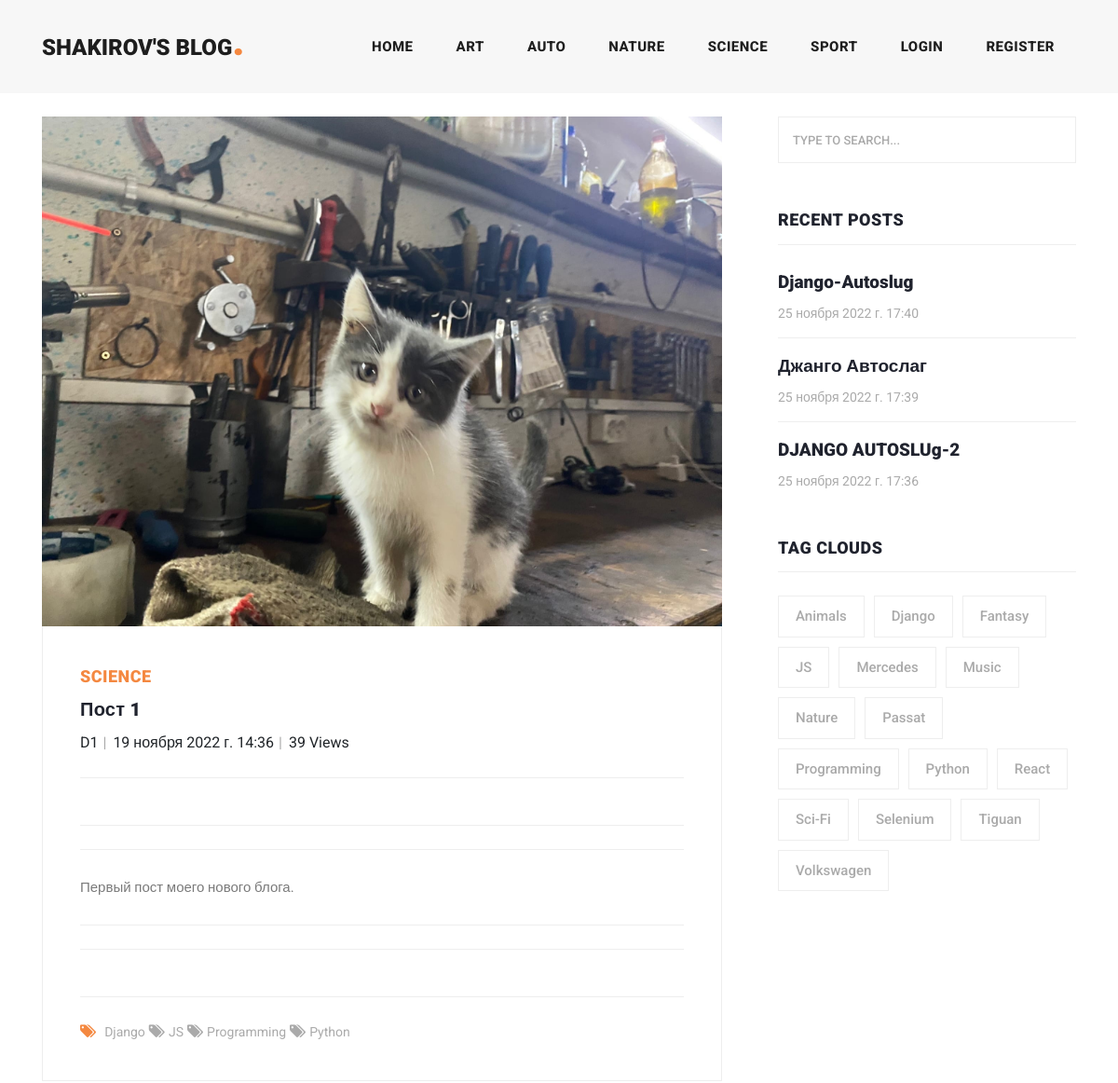
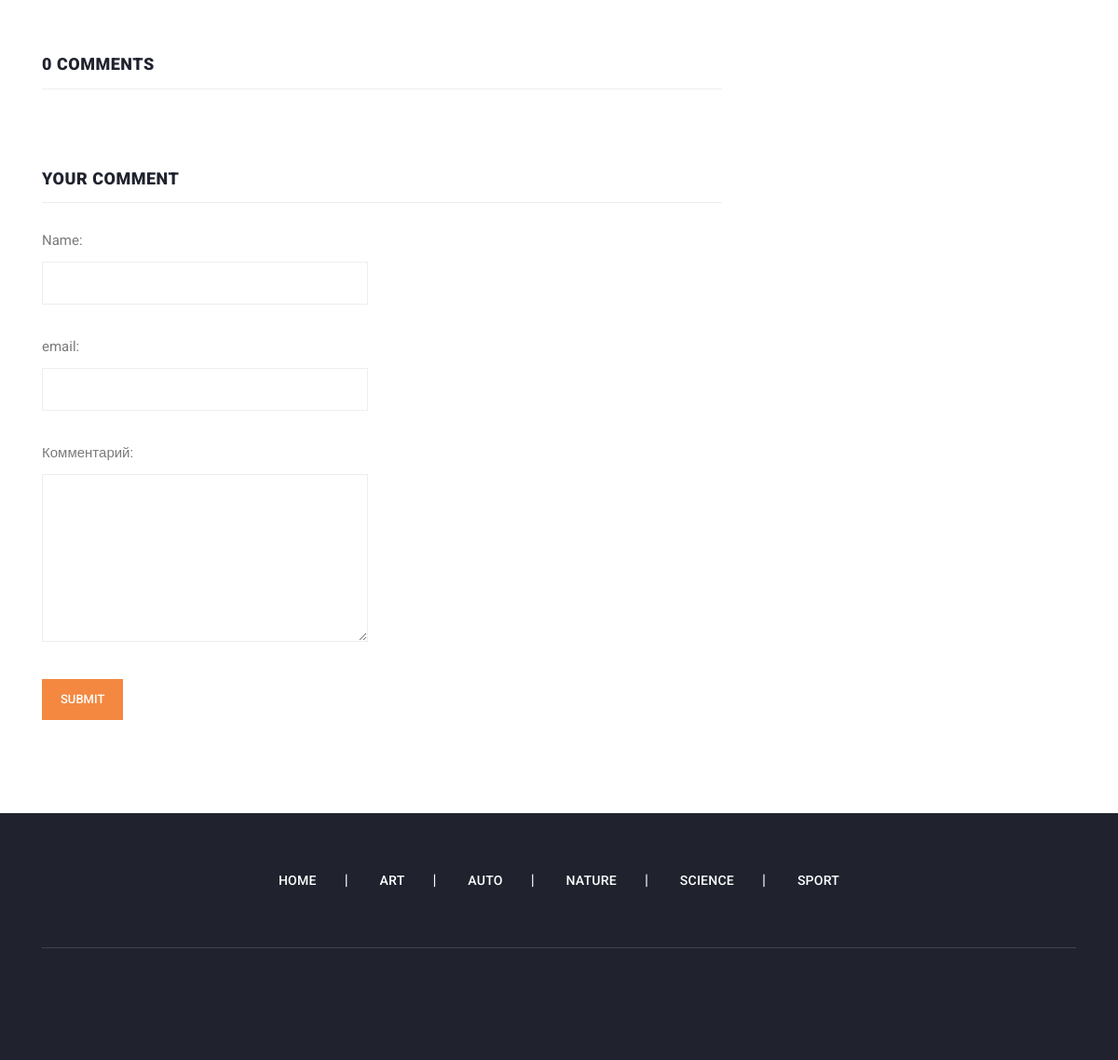
The page /post/post-1/ on the database its author committed (2 pictures, top to bottom).
### blog/models.py (models this page shows, shortened)
class Category(models.Model):
    title = models.CharField(max_length=150, verbose_name='Категория')
    slug = models.SlugField(max_length=250, verbose_name='URL', unique=True)
    def __str__(self):
        return self.title
    def get_absolute_url(self):
        return reverse('category', kwargs={'slug': self.slug})
    class Meta:
        ordering = ['title']
        verbose_name = 'Категория'
        verbose_name_plural = 'Категории'

class Post(models.Model):
    title = models.CharField(max_length=250, verbose_name='Заголовок')
    slug = AutoSlugField(populate_from='title', unique_with='created_at')
    author = models.CharField(max_length=250, verbose_name='Автор', blank=True)
    on_top = models.BooleanField(default=False, verbose_name='Закрепленная запись')
    photo = models.ImageField(verbose_name='Изображение', blank=True)
    content = CKEditor5Field('Текст', config_name='extends')
    created_at = models.DateTimeField(auto_now_add=True, verbose_name='Дата создания')
    views = models.IntegerField(default=0, verbose_name='Просмотров')
    category = models.ForeignKey(Category, on_delete=models.PROTECT, related_name='posts', verbose_name='Категория')
    tags = models.ManyToManyField(Tag, blank=True, related_name='posts', verbose_name='Теги')
    def __str__(self):
        return self.title
    def get_absolute_url(self):
        return reverse('post', kwargs={'slug': self.slug})
    class Meta:
        ordering = ['-on_top', '-created_at']
        verbose_name = 'Пост'
        verbose_name_plural = 'Посты'

class Tag(models.Model):
    title = models.CharField(max_length=150, verbose_name='Тег')
    slug = models.SlugField(max_length=250, verbose_name='URL', unique=True)
    def get_absolute_url(self):
        return reverse('tag', kwargs={'slug': self.slug})
    class Meta:
        ordering = ['title']
        verbose_name = 'Тег'
        verbose_name_plural = 'Теги'

### blog/views.py (the view, shortened to what this page needs)
# urls.py: path('post/<str:slug>/', GetPost.as_view(), name='post'),
class GetPost(DetailView, FormMixin):
    model = Post
    form_class = CommentForm
    template_name = 'blog/post-details.html'
    context_object_name = 'post'
    def get_context_data(self, **kwargs):
        context = super().get_context_data(**kwargs)
        context['title'] = Post.objects.get(slug=self.kwargs['slug'])
        context['form'] = self.get_form()
        self.object.views = F('views') + 1
        self.object.save()
        self.object.refresh_from_db()
        return context
    def post(self, request, *args, **kwargs):
        self.object = self.get_object()
        form = self.get_form()
        post = Post.objects.get(slug=self.object.slug)
        form.instance.post = post
        if form.is_valid():
            comment = form.save()
            comment.save()
            return self.form_valid(form)
        else:
            return self.form_invalid(form)

### blog/forms.py
class CommentForm(forms.ModelForm):
    name = forms.CharField(label ='Name', widget= forms.TextInput(attrs={'class': 'form_control'}))
    email = forms.EmailField(label='email', widget=forms.EmailInput(attrs={'class': 'form_control'}))
    content = forms.CharField(label='Комментарий', widget=forms.Textarea(attrs={'class': 'form_control'}))
    class Meta:
        model = Comment
        fields = ['name', 'email', 'content']

### blog/templatetags/menu.py (called while the page is built)
@register.inclusion_tag('blog/menu_tpl.html')
def show_menu(menu_class='collapse navbar-collapse'):
    categories = Category.objects.all()
    return {'categories': categories, 'menu_class': menu_class}

@register.inclusion_tag('blog/menu_tpl_footer.html')
def show_menu_footer(menu_class='container'):
    categories = Category.objects.all()
    return {'categories': categories, 'menu_class_footer': menu_class}

### blog/templatetags/sidebar.py (called while the page is built)
@register.inclusion_tag('blog/recent_posts_tpl.html')
def get_recent(cnt = 3):
    posts = Post.objects.order_by('-created_at')[:cnt]
    return {'posts': posts}

@register.inclusion_tag('blog/tags_tpl.html')
def get_tags():
    tags = Tag.objects.all()
    return {'tags': tags}

### blog/templates/blog/post-details.html (shortened to what this page needs)
{% extends 'base.html' %}
{%load static%}
{% load sidebar %}
{% block content %}
    <section class="blog-posts grid-system">
      <div class="container">
        <div class="row">
          <div class="col-lg-8">
            <div class="all-blog-posts">
              <div class="row">
                <div class="col-lg-12">
                  <div class="blog-post">
                    {% if post.photo %}
                      <div class="blog-thumb">
                      <img src="{{ post.photo.url}}" alt="">
                    </div>
                      {% endif %}
                    <div class="down-content">
                      <span>{{ post.category }}</span>
                      <h4>{{ post.title }}</h4>
                      <ul class="post-info">
                        {%if post.author%}
                        <li>{{ post.author }}</li>
                        {%endif%}
                        <li>{{ post.created_at }}</li>
                        <li>{{ post.views }} Views</li>
                      </ul>
                      <p>{{ post.content |safe }}</p>
                      <div class="post-options">
                        <div class="row">
                            {% if post.tags %}
                            <div class="col-6">
                            <ul class="post-tags">
                                {% for tag in post.tags.all %}
                              <li><i class="fa fa-tags"></i></li>
                              <li><a href="{{ tag.get_absolute_url }}">{{ tag.title }}</a></li>
                                {% endfor %}
                            </ul>
                          </div>
                            {% endif%}
                        </div>
                      </div>
                    </div>
                  </div>
                </div>
                {% if post.comments %}
                <div class="col-lg-12">
                  <div class="sidebar-item comments">
                    <div class="sidebar-heading">
                      <h2>{{ post.comments.count }} comments</h2>
                    </div>
                  </div>
                </div>
                {% endif %}
                <div class="col-lg-12">
                  <div class="sidebar-item submit-comment">
                    <div class="sidebar-heading">
                      <h2>Your comment</h2>
                    </div>
                    <div class="content">
                      <form id="comment" action="{%url 'post' object.slug%}" method="post">
                        <div class="row">
                          <div class="col-md-6 col-sm-12">
                            {{form.as_p}}
                          </div>
                          <div class="col-lg-12">
                            <fieldset>
                              <button type="submit" id="form-submit" class="main-button">Submit</button>
                            </fieldset>
                          </div>
                        </div>
                      </form>
                    </div>
                  </div>
                </div>
              </div>
            </div>
          </div>
          <div class="col-lg-4">
           {% include 'inc/_sidebar.html' %}
          </div>
        </div>
      </div>
    </section>
   {%endblock%}

### blog/templates/blog/menu_tpl.html (shortened to what this page needs)
<div class="{{ menu_class}}" id="navbarResponsive">
            <ul class="navbar-nav ml-auto">
              <li class="nav-item">
                <a class="nav-link" href="{% url 'home' %}">Home
                </a>
              </li>
                {% for item in categories %}
              <li class="nav-item">
                <a class="nav-link" href="{{ item.get_absolute_url }}"> {{ item.title }} </a>
              </li>
                {% endfor %}
            </ul>
          </div>

### blog/templates/blog/recent_posts_tpl.html
<div class="sidebar-item recent-posts">
                    <div class="sidebar-heading">
                      <h2>Recent Posts</h2>
                    </div>
                    <div class="content">
                      <ul>
                          {% for post in posts %}
                        <li><a href="{{ post.get_absolute_url }}">
                          <h5>{{ post.title }}</h5>
                          <span>{{ post.created_at }}</span>
                        </a></li>
                          {% endfor %}
                      </ul>
                    </div>
                  </div>

### blog/templates/blog/tags_tpl.html
<div class="sidebar-item tags">
                    <div class="sidebar-heading">
                      <h2>Tag Clouds</h2>
                    </div>
                    <div class="content">
                        <ul>
                      {% for tag in tags %}
                        <li><a href=" {{tag.get_absolute_url}} "> {{ tag.title }} </a></li>
                      {% endfor %}
                      </ul>
                    </div>
</div>

### blog/templates/blog/menu_tpl_footer.html
      <div class="{{ menu_class_footer }}">
        <div class="row">
         <div class="col-lg-12" >
        <ul class="social-icons">
            <li><a href="{% url 'home' %}">Home</a></li>
               {% for item in categories %}
              <li><a href="{{ item.get_absolute_url}}">{{ item.title }}</a></li>
                {% endfor %}
             </ul>
        </div>
        </div>
          </div>

### rows shown on the page
Category: title "ART"
Category: title "AUTO"
Category: title "NATURE"
Category: title "SCIENCE"
Category: title "SPORT"
Post: photo (picture), category "SCIENCE", title "Пост 1", author "D1", created_at "19 ноября 2022 г. 14:36", views "39", content "Первый пост моего нового блога.", comments.count "0"
Tag: title "Django"
Tag: title "JS"
Tag: title "Programming"
Tag: title "Python"
Post: title "Django-Autoslug", created_at "25 ноября 2022 г. 17:40"
Post: title "Джанго Автослаг", created_at "25 ноября 2022 г. 17:39"
Post: title "DJANGO AUTOSLUg-2", created_at "25 ноября 2022 г. 17:36"
Tag: title "Animals"
Tag: title "Fantasy"
Tag: title "Mercedes"
Tag: title "Music"
Tag: title "Nature"
Tag: title "Passat"
Tag: title "React"
Tag: title "Sci-Fi"
Tag: title "Selenium"
Tag: title "Tiguan"
Tag: title "Volkswagen"
